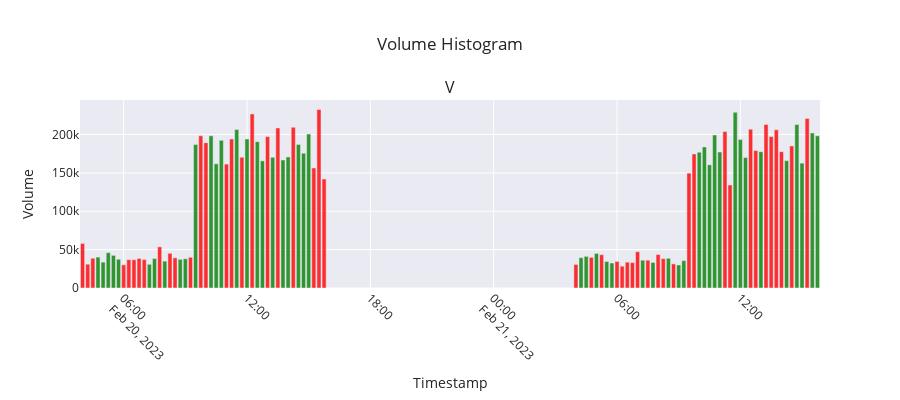

Source (notebook cell):
### Code cell
from plotly.subplots import make_subplots
import plotly.graph_objects as go
import plotly.express as px

def plot_volume_histogram(candlestick_data):
    fig = make_subplots(rows=1, cols=1, subplot_titles=("Volume"))

    # Determine the color for each bar based on the candlestick data
    colors = ['green' if row['Close'] >= row['Open'] else 'red' for idx, row in candlestick_data.iterrows()]

    # Add volume as a bar chart
    fig.add_trace(go.Bar(
        x=candlestick_data.index,
        y=candlestick_data['Volume'],
        name='Volume',
        marker_color=colors,
        opacity=0.8
    ))

    # Update layout for better appearance
    fig.update_layout(
        title="Volume Histogram",
        xaxis_title="Timestamp",
        yaxis_title="Volume",
        legend_title="Legend",
        xaxis=dict(tickangle=45),
        template="seaborn",
        hovermode='x unified',
        height=400  # Adjust the height as needed
    )

    # Show the plot
    fig.show()

# Example usage
plot_volume_histogram(candlestick_data)
